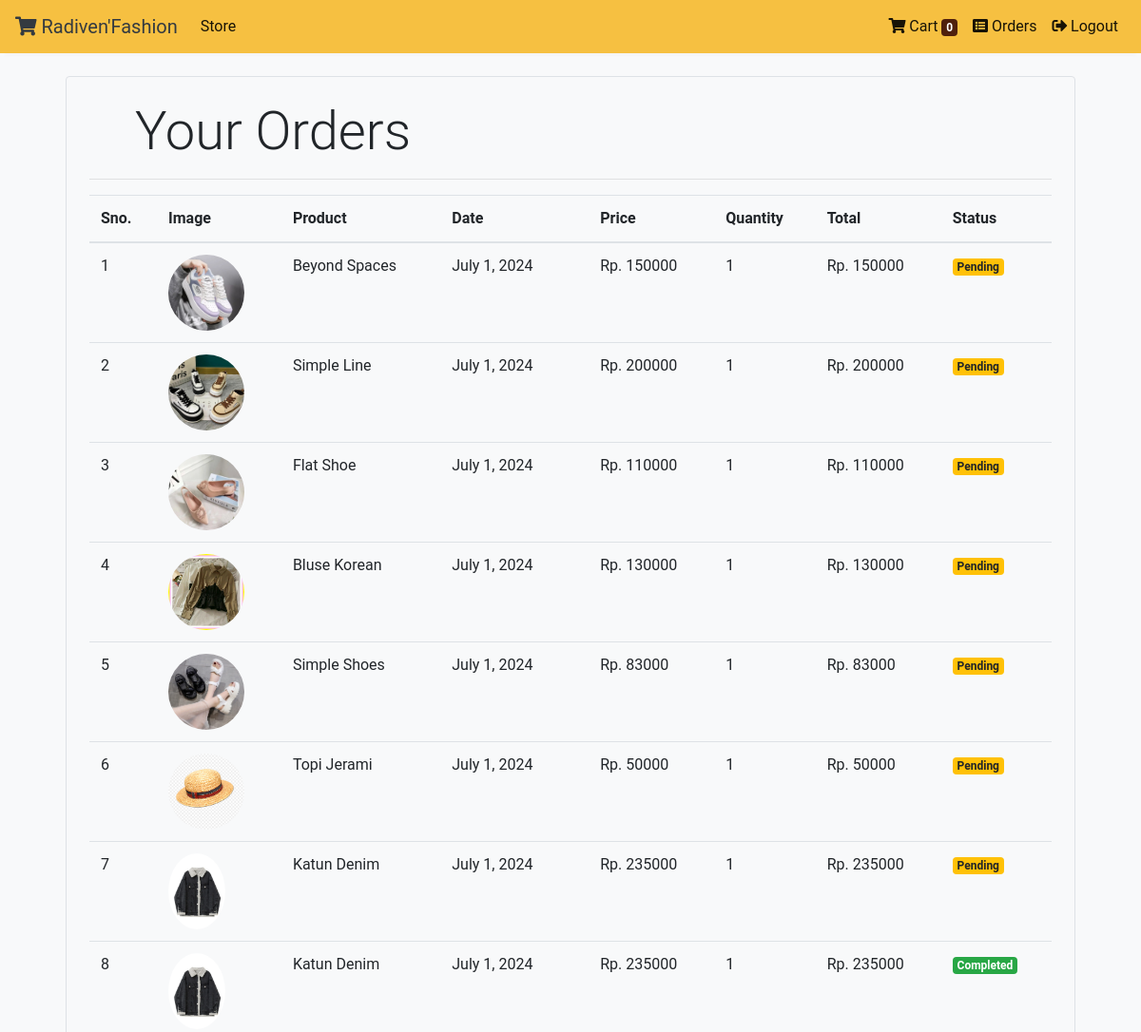
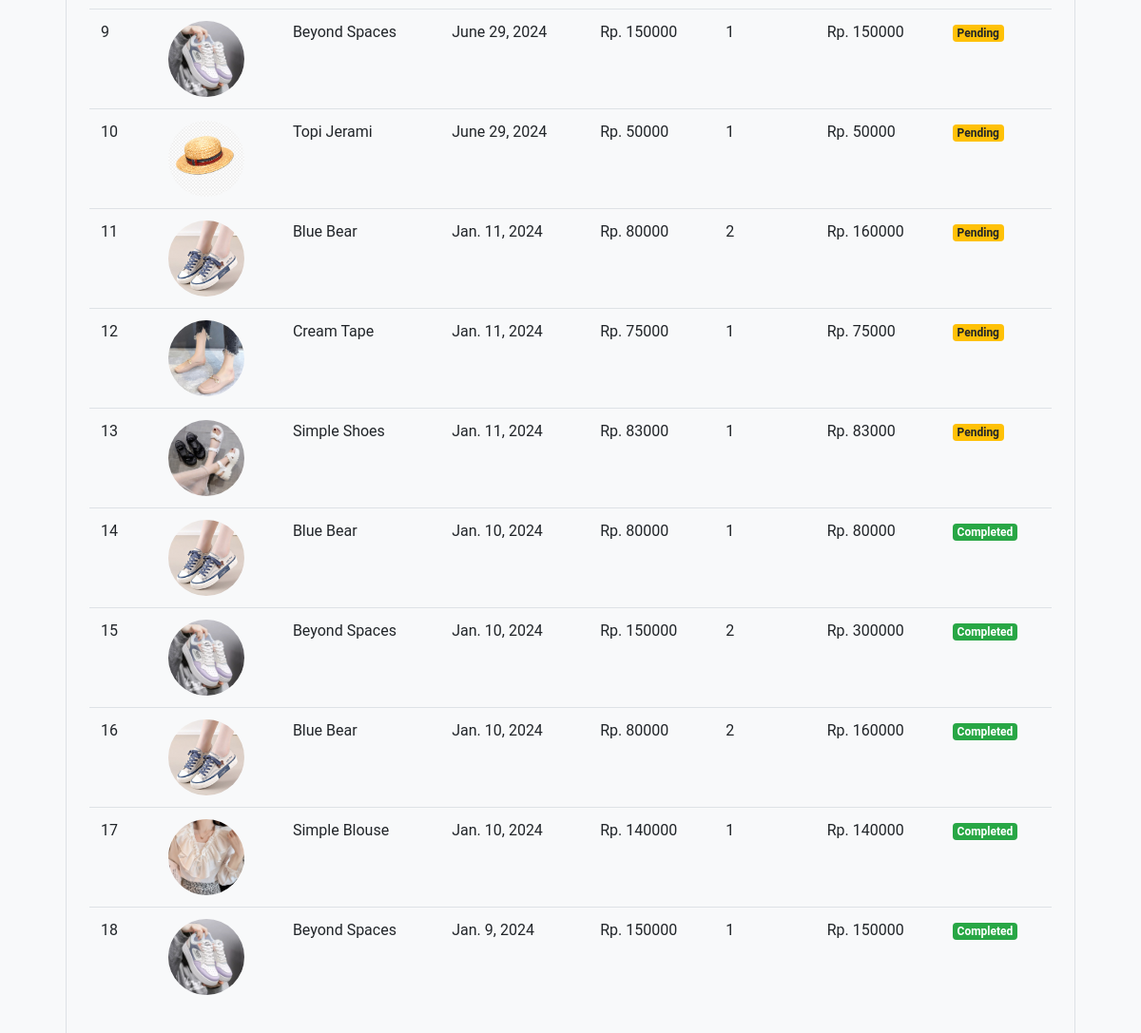
Screenshot of /orders (signed in) with the database file from the repository (2 pictures, top to bottom).
### store/models/orders.py (models this page shows, shortened)
class Order(models.Model):
    product = models.ForeignKey(Products,
                                on_delete=models.CASCADE)
    customer = models.ForeignKey(Customer,
                                 on_delete=models.CASCADE)
    quantity = models.IntegerField(default=1)
    price = models.IntegerField()
    address = models.CharField (max_length=50, default='', blank=True)
    phone = models.CharField (max_length=50, default='', blank=True)
    date = models.DateField (default=datetime.datetime.today)
    status = models.BooleanField (default=False)
    @staticmethod
    def get_orders_by_customer(customer_id):
        return Order.objects.filter(customer=customer_id).order_by('-date')

### store/models/product.py (models this page shows, shortened)
class Products(models.Model):
    name = models.CharField(max_length=60)
    price= models.IntegerField(default=0)
    category= models.ForeignKey(Category,on_delete=models.CASCADE,default=1 )
    description= models.CharField(max_length=250, default='', blank=True, null= True)
    image= models.ImageField(upload_to='uploads/products/')

### store/middlewares/auth.py (the view)
    def middleware(request):
        print(request.session.get('customer'))
        returnUrl = request.META['PATH_INFO']
        print(request.META['PATH_INFO'])
        if not request.session.get('customer'):
           return redirect(f'login?return_url={returnUrl}')
        response = get_response(request)
        return response

### store/templatetags/custom_filter.py (called while the page is built)
@register.filter(name='multiply')
def multiply(number , number1):
    return number * number1

### store/views/orders.py (called while the page is built)
    def get(self , request ):
        customer = request.session.get('customer')
        orders = Order.get_orders_by_customer(customer)
        print(orders)
        return render(request , 'orders.html'  , {'orders' : orders})

### store/templates/orders.html
{% extends 'base.html' %}
{% block content %}
{% load cart %}
{% load custom_filter %}
<div class="container">
   <div class="border rounded p-4 m-4">
        <p class="display-4 pl-4 ml-4">Your Orders</p>
        <hr>
        <table class="table">
            <thead>
                <tr>
                    <th>Sno.</th>
                    <th>Image</th>
                    <th>Product</th>
                    <th>Date</th>
                    <th>Price</th>
                    <th>Quantity</th>
                    <th>Total</th>
                    <th>Status</th>
                </tr>
            </thead>
            <tbody>
                {% for order in orders %}
                <tr>
                    <td>{{forloop.counter}}</td>
                    <td><img style="height: 80px;" class="rounded-circle" src="{{order.product.image.url}}" alt=""></td>
                    <td>{{order.product.name}}</td>
                    <td>{{order.date}}</td>
                    <td>Rp. {{order.price}}</td>
                    <td>{{order.quantity}}</td>
                    <td>Rp. {{order.quantity|multiply:order.price}}</td>
                    {% if order.status %}
                    <td><small class="badge badge-success">Completed</small></td>
                    {%else%}
                    <td><small class="badge badge-warning">Pending</small></td>
                    {% endif %}
                </tr>
                {% endfor %}
            </tbody>
        </table>
   </div>
</div>
{% endblock %}

### store/templates/base.html (shortened to what this page needs)
<!DOCTYPE html>
<html lang="en">
  <head>
    <link
      rel="stylesheet"
      href="https://maxcdn.bootstrapcdn.com/bootstrap/4.0.0/css/bootstrap.min.css"
    />
    <link
      rel="stylesheet"
      href="https://use.fontawesome.com/releases/v5.7.0/css/all.css"
    />
  </head>
  <body>
    <nav
      class="one-edge-shadow navbar navbar-light sticky-top navbar-expand-lg text-white"
    >
      <a class="navbar-brand ms-3 text-dark" href="/">
        <i class="fas fa-shopping-cart"></i> Radiven'Fashion
      </a>
      <div class="collapse navbar-collapse" id="navbarSupportedContent">
        <ul class="navbar-nav mr-auto">
          <li class="nav-item active">
            <a class="nav-link" href="/store"
              >Store <span class="sr-only">(current)</span></a
            >
          </li>
        </ul>
        <ul class="navbar-nav my-2 my-lg-0">
          <li class="nav-item active">
            <a class="nav-link" href="/cart">
              <i class="fas fa-shopping-cart"></i>
              Cart
              <span class="badge badge-success"
                >{{request.session.cart.keys|length}}</span
              >
            </a>
          </li>
          {% if request.session.customer %}
          <li class="nav-item active">
            <a class="nav-link" href="/orders">
              <i class="fas fa-list-alt"></i>
              Orders
            </a>
          </li>
          <li class="nav-item active">
            <a class="nav-link" href="/logout">
              <i class="fas fa-sign-out-alt"></i>
              Logout
            </a>
          </li>
          {% endif %}
        </ul>
      </div>
    </nav>
    {% block content %}{% endblock %}
  </body>
</html>

### store/templates/base.html (style rules this page uses)
body { font-family: "Roboto", sans-serif; background-color: #f8f9fa; }
nav { background-color: #f6c041; box-shadow: 0 8px 2px -5px rgb(246, 245, 245); }
.navbar-nav .nav-link { color: white; }
.navbar-nav .badge { background-color: #4f200d; }

### rows the page displays
Order: product.image (picture), product.name "Beyond Spaces", date "July 1, 2024", price "150000", quantity "1", quantity|multiply "150000", status "Pending"
Order: product.image (picture), product.name "Simple Line", date "July 1, 2024", price "200000", quantity "1", quantity|multiply "200000", status "Pending"
Order: product.image (picture), product.name "Flat Shoe", date "July 1, 2024", price "110000", quantity "1", quantity|multiply "110000", status "Pending"
Order: product.image (picture), product.name "Bluse Korean", date "July 1, 2024", price "130000", quantity "1", quantity|multiply "130000", status "Pending"
Order: product.image (picture), product.name "Simple Shoes", date "July 1, 2024", price "83000", quantity "1", quantity|multiply "83000", status "Pending"
Order: product.image (picture), product.name "Topi Jerami", date "July 1, 2024", price "50000", quantity "1", quantity|multiply "50000", status "Pending"
Order: product.image (picture), product.name "Katun Denim", date "July 1, 2024", price "235000", quantity "1", quantity|multiply "235000", status "Pending"
Order: product.image (picture), product.name "Katun Denim", date "July 1, 2024", price "235000", quantity "1", quantity|multiply "235000", status "Completed"
Order: product.image (picture), product.name "Beyond Spaces", date "June 29, 2024", price "150000", quantity "1", quantity|multiply "150000", status "Pending"
Order: product.image (picture), product.name "Topi Jerami", date "June 29, 2024", price "50000", quantity "1", quantity|multiply "50000", status "Pending"
Order: product.image (picture), product.name "Blue Bear", date "Jan. 11, 2024", price "80000", quantity "2", quantity|multiply "160000", status "Pending"
Order: product.image (picture), product.name "Cream Tape", date "Jan. 11, 2024", price "75000", quantity "1", quantity|multiply "75000", status "Pending"
Order: product.image (picture), product.name "Simple Shoes", date "Jan. 11, 2024", price "83000", quantity "1", quantity|multiply "83000", status "Pending"
Order: product.image (picture), product.name "Blue Bear", date "Jan. 10, 2024", price "80000", quantity "1", quantity|multiply "80000", status "Completed"
Order: product.image (picture), product.name "Beyond Spaces", date "Jan. 10, 2024", price "150000", quantity "2", quantity|multiply "300000", status "Completed"
Order: product.image (picture), product.name "Blue Bear", date "Jan. 10, 2024", price "80000", quantity "2", quantity|multiply "160000", status "Completed"
Order: product.image (picture), product.name "Simple Blouse", date "Jan. 10, 2024", price "140000", quantity "1", quantity|multiply "140000", status "Completed"
Order: product.image (picture), product.name "Beyond Spaces", date "Jan. 9, 2024", price "150000", quantity "1", quantity|multiply "150000", status "Completed"

### other values shown
{{ request.session.cart.keys|length }} "0"
